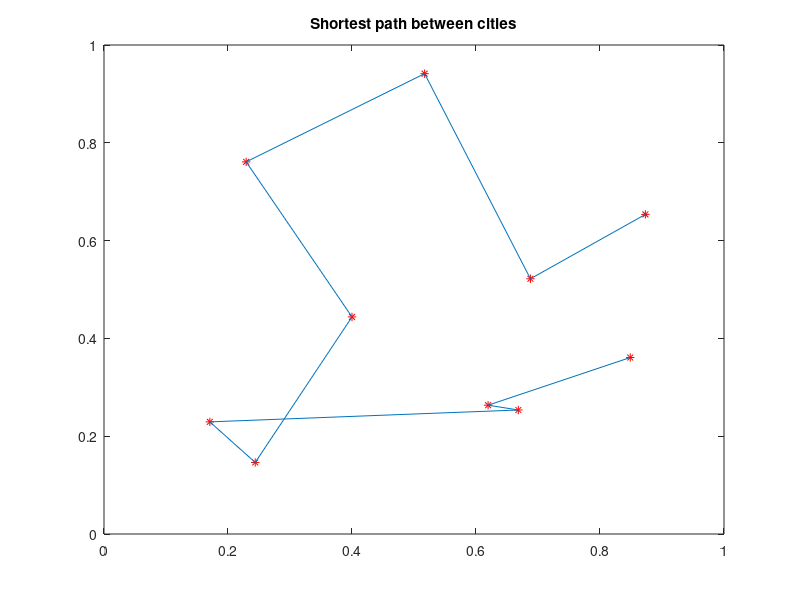

This figure's MATLAB source:
%% data
load('./data_lab2/cities.dat')

w = randn(10,2);
epochs =20;
step = 0.2;


%% training

for i=1:epochs + 1
    
    neighborhood = round(2 - ((i-1)*0.1));
    
    for j=1:10%cities
        city = cities(j,:);
        
        best = inf;
        bestindex = 0;
        for k = 1:10 %weights
            sub = city - w(k,:);
            dif = sub * sub';
            if dif < best
                best = dif;
                bestindex = k;
            end
        end
        
        %neighborhood 50 or 50/2??
        for p = max(1,bestindex-neighborhood):min(10,bestindex+neighborhood)
            w(p,:) = w(p,:) + step.*(city - w(p,:)); %last p or bestindex?, I guess p
        end
        
        if bestindex-neighborhood <= 0
            w(10,:) = w(10,:) + step.*(city - w(10,:));
            if bestindex-neighborhood == -1
                w(9,:) = w(9,:) + step.*(city - w(9,:));
            end
        end
        
        if bestindex+neighborhood >= 11
            w(1,:) = w(1,:) + step.*(city - w(1,:));
            if bestindex+neighborhood == 12
                w(2,:) = w(2,:) + step.*(city - w(2,:));
            end
        end
        
    end
    
end

pos = zeros(1,10);

for j=1:10 %animals
    city = cities(j,:);
    
    best = inf;
    bestindex = 0;
    for k = 1:10 %weights
        sub = city - w(k,:);
        dif = sub * sub';
        if dif < best
            best = dif;
            bestindex = k;
        end
    end
    pos(j) = bestindex;
    
    
end

[~,index] = sort(pos);
citiessorted = cities(index,:);

plot(cities(:,1),cities(:,2),'*r')
hold on
plot(citiessorted(:,1),citiessorted(:,2))
title('Shortest path between cities')
hold off
